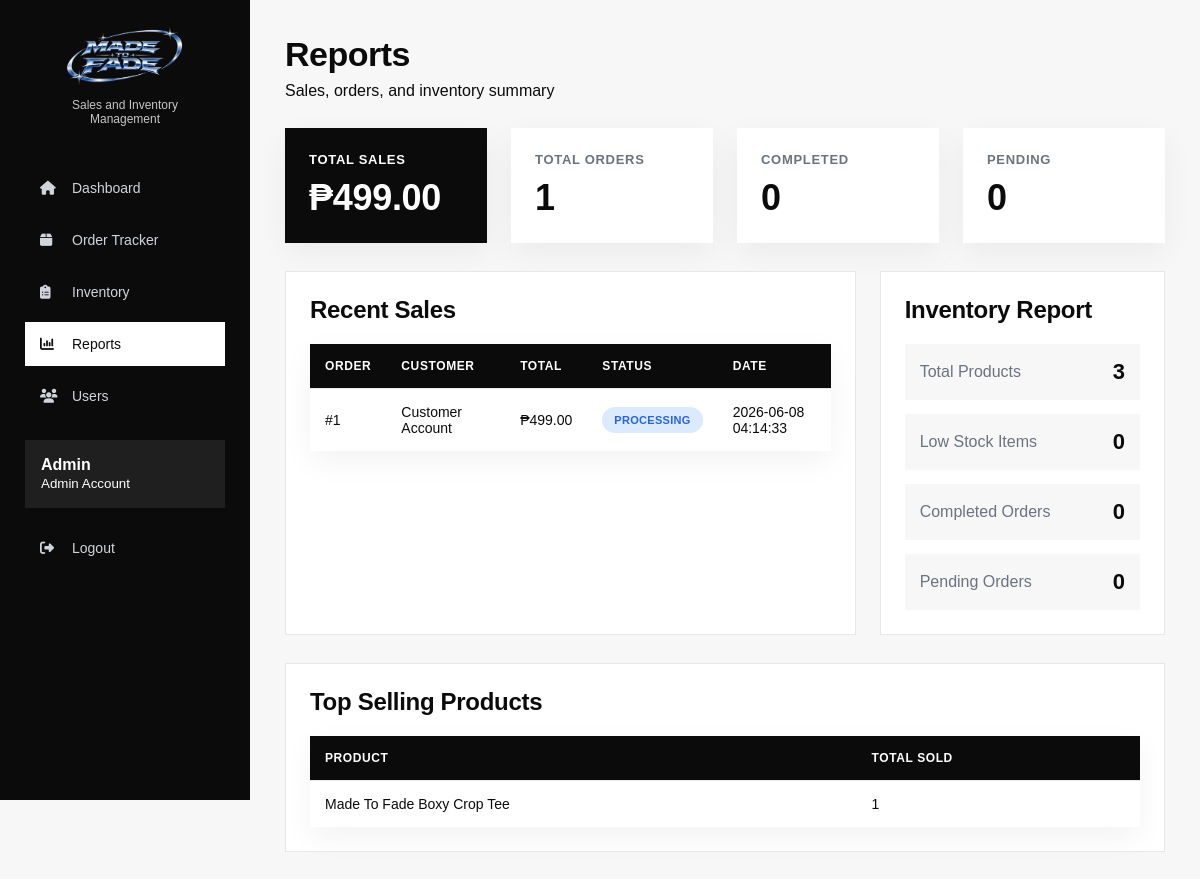
Page /admin/analytics.php (signed in) on the earlier database version.
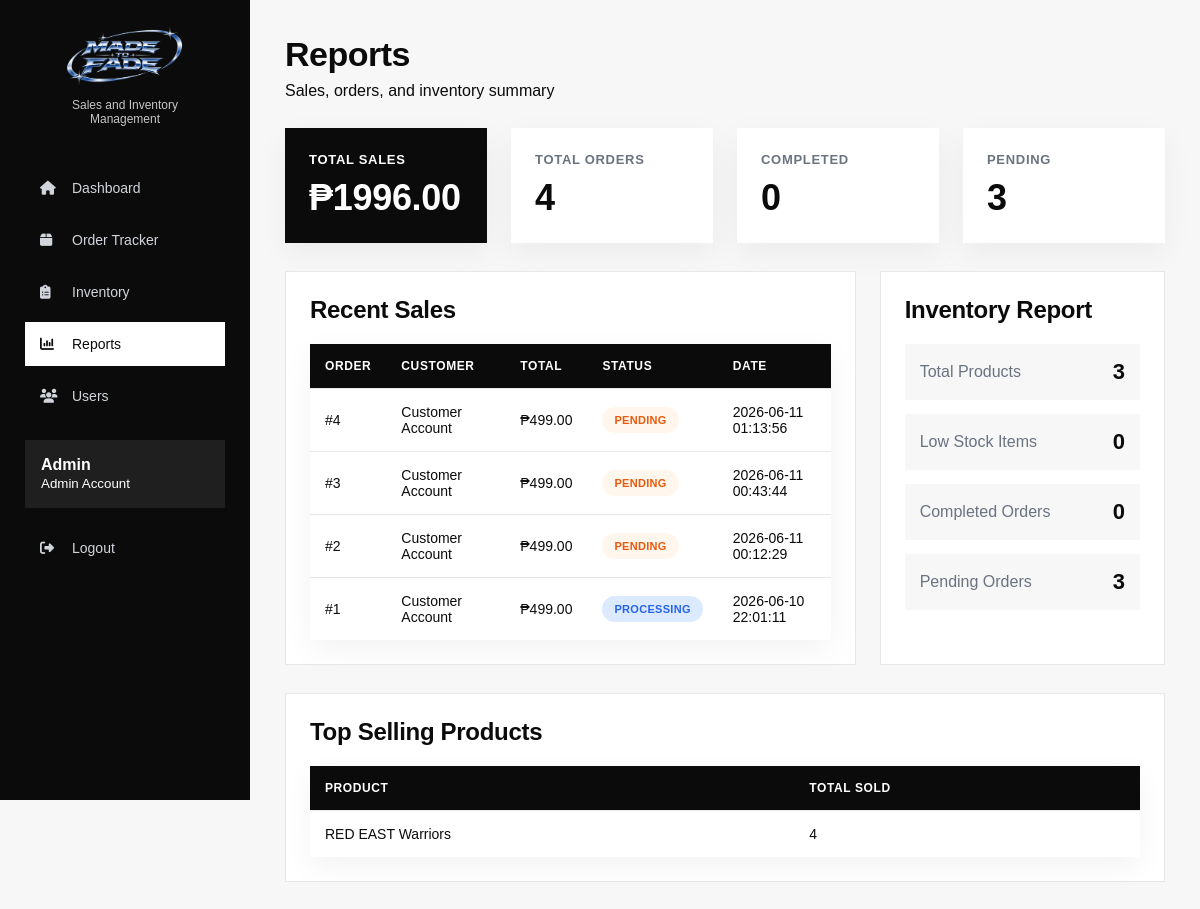
Same page on the later database version.
### tables this page shows
CREATE TABLE `orders` (
  `id` int(11) NOT NULL,
  `customer_id` int(11) DEFAULT NULL,
  `courier_id` int(11) DEFAULT NULL,
  `total` decimal(10,2) DEFAULT NULL,
  `order_status` varchar(50) DEFAULT NULL,
  `delivery_status` varchar(50) DEFAULT NULL,
  `payment_method` varchar(50) DEFAULT NULL,
  `payment_status` varchar(50) DEFAULT 'Pending',
  `stock_deducted` varchar(10) DEFAULT 'No',
  `proof_image` varchar(255) DEFAULT NULL,
  `payment_proof` varchar(255) DEFAULT NULL,
  `address` varchar(255) DEFAULT NULL,
  `contact_number` varchar(20) DEFAULT NULL,
  `date_created` timestamp NULL DEFAULT current_timestamp(),
  `payment_screenshot` varchar(255) DEFAULT NULL,
  `payment_reference` varchar(100) DEFAULT NULL,
  `payment_reject_reason` varchar(255) DEFAULT NULL
);

CREATE TABLE `users` (
  `id` int(11) NOT NULL,
  `fullname` varchar(100) DEFAULT NULL,
  `username` varchar(50) DEFAULT NULL,
  `password` varchar(100) DEFAULT NULL,
  `role` varchar(20) DEFAULT NULL
);

### admin/analytics.php (the view, shortened to what this page needs)
<?php
include "../includes/config.php";
$total_sales = mysqli_fetch_assoc(mysqli_query($conn,
"SELECT SUM(total) AS total FROM orders"));
$total_orders = mysqli_fetch_assoc(mysqli_query($conn,
"SELECT COUNT(*) AS total FROM orders"));
$completed_orders = mysqli_fetch_assoc(mysqli_query($conn,
"SELECT COUNT(*) AS total FROM orders WHERE order_status='Completed'"));
$pending_orders = mysqli_fetch_assoc(mysqli_query($conn,
"SELECT COUNT(*) AS total FROM orders WHERE order_status='Pending'"));
$total_products = mysqli_fetch_assoc(mysqli_query($conn,
"SELECT COUNT(*) AS total FROM products"));
$low_stock = mysqli_fetch_assoc(mysqli_query($conn,
"SELECT COUNT(*) AS total FROM products WHERE stock <= 5"));
$top_products = mysqli_query($conn,
"SELECT products.name, SUM(order_items.quantity) AS sold
 FROM order_items
 JOIN products ON order_items.product_id = products.id
 GROUP BY products.id
 ORDER BY sold DESC
 LIMIT 5");
$recent_sales = mysqli_query($conn,
"SELECT orders.*, users.fullname
 FROM orders
 JOIN users ON orders.customer_id = users.id
 ORDER BY orders.id DESC
 LIMIT 8");
?>
<!DOCTYPE html>
<html>
<head>
    <link rel="stylesheet" href="../css/style.css">
    <link rel="stylesheet"
    href="https://cdnjs.cloudflare.com/ajax/libs/font-awesome/6.5.1/css/all.min.css">
</head>
<body>
<div class="layout">
<?php include "sidebar.php"; ?>
<div class="main-content">
<h1>Reports</h1>
<p>Sales, orders, and inventory summary</p>
<div class="dashboard-cards">
    <div class="dashboard-card blue-card">
        <h3>Total Sales</h3>
        <h2>₱<?php echo $total_sales['total'] ?? 0; ?></h2>
    </div>
    <div class="dashboard-card">
        <h3>Total Orders</h3>
        <h2><?php echo $total_orders['total']; ?></h2>
    </div>
    <div class="dashboard-card">
        <h3>Completed</h3>
        <h2><?php echo $completed_orders['total']; ?></h2>
    </div>
    <div class="dashboard-card">
        <h3>Pending</h3>
        <h2><?php echo $pending_orders['total']; ?></h2>
    </div>
</div>
<div class="dashboard-grid">
    <div class="panel">
        <h2>Recent Sales</h2>
        <table>
            <tr>
                <th>Order</th>
                <th>Customer</th>
                <th>Total</th>
                <th>Status</th>
                <th>Date</th>
            </tr>
            <?php while($row = mysqli_fetch_assoc($recent_sales)){ ?>
            <tr>
                <td>#<?php echo $row['id']; ?></td>
                <td><?php echo $row['fullname']; ?></td>
                <td>₱<?php echo $row['total']; ?></td>
                <td>
                    <?php
                    $class = "pending";
                    if($row['order_status'] == "Processing"){
                        $class = "processing";
                    }
                    ?>
                    <span class="status <?php echo $class; ?>">
                        <?php echo $row['order_status']; ?>
                    </span>
                </td>
                <td><?php echo $row['date_created']; ?></td>
            </tr>
            <?php } ?>
        </table>
    </div>
    <div class="panel">
        <h2>Inventory Report</h2>
        <div class="report-list">
            <div>
                <span>Total Products</span>
                <strong><?php echo $total_products['total']; ?></strong>
            </div>
            <div>
                <span>Low Stock Items</span>
                <strong><?php echo $low_stock['total']; ?></strong>
            </div>
            <div>
                <span>Completed Orders</span>
                <strong><?php echo $completed_orders['total']; ?></strong>
            </div>
            <div>
                <span>Pending Orders</span>
                <strong><?php echo $pending_orders['total']; ?></strong>
            </div>
        </div>
    </div>
</div>
<div class="panel">
    <h2>Top Selling Products</h2>
    <table>
        <tr>
            <th>Product</th>
            <th>Total Sold</th>
        </tr>
        <?php while($row = mysqli_fetch_assoc($top_products)){ ?>
        <tr>
            <td><?php echo $row['name']; ?></td>
            <td><?php echo $row['sold']; ?></td>
        </tr>
        <?php } ?>
    </table>
</div>
</div>
</div>
</body>
</html>

### admin/sidebar.php
<?php
$current_page = basename($_SERVER['PHP_SELF']);
?>
<div class="sidebar">
    <div class="logo-area">
        <img src="../images/logo.png" alt="Logo">
        <p>Sales and Inventory<br>Management</p>
    </div>
    <a href="dashboard.php" class="menu-item <?php if($current_page == 'dashboard.php') echo 'active'; ?>">
        <i class="fa-solid fa-house"></i>
        Dashboard
    </a>
    <a href="orders.php" class="menu-item <?php if($current_page == 'orders.php' || $current_page == 'order_details.php') echo 'active'; ?>">
        <i class="fa-solid fa-box"></i>
        Order Tracker
    </a>
    <a href="products.php" class="menu-item <?php if($current_page == 'products.php') echo 'active'; ?>">
        <i class="fa-solid fa-clipboard-list"></i>
        Inventory
    </a>
    <a href="analytics.php" class="menu-item <?php if($current_page == 'analytics.php') echo 'active'; ?>">
        <i class="fa-solid fa-chart-column"></i>
        Reports
    </a>
    <a href="users.php" class="menu-item <?php if($current_page == 'users.php') echo 'active'; ?>">
        <i class="fa-solid fa-users"></i>
        Users
    </a>
    <div class="admin-profile">
        <strong>Admin</strong><br>
        <small><?php echo $_SESSION['fullname']; ?></small>
    </div>
    <br>
    <a href="../logout.php" class="menu-item logout">
        <i class="fa-solid fa-right-from-bracket"></i>
        Logout
    </a>
</div>

### css/style.css (style rules this page uses)
* { box-sizing:border-box; }
:root { --black:#0B0B0B; --dark:#111111; --charcoal:#1F1F1F; --gray:#6B7280; --light-gray:#E5E7EB; --soft:#F7F7F7; --white:#FFFFFF; --accent:#7D93B2; --success-bg:#DCFCE7; --success-text:#15803D; --warning-bg:#FFF7ED; --warning-text:#EA580C; --info-bg:#DBEAFE; --info-text:#2563EB; --purple-bg:#EDE9FE; --purple-text:#7C3AED; --danger-bg:#FEE2E2; --danger-text:#DC2626; }
body { margin:0; font-family:Arial, sans-serif; background:var(--soft); color:var(--black); }
a { text-decoration:none; color:inherit; }
h1,h2,h3,p { margin-top:0; }
h1 { font-size:34px; letter-spacing:-.5px; margin-bottom:8px; }
h2 { font-size:24px; letter-spacing:-.3px; }
h3 { margin-top:10px; }
.logo-area { display:flex; align-items:center; gap:12px; margin:0; }
.logo-area img { width:78px; height:78px; object-fit:contain; }
.card, .dashboard-card, .panel, .action-card, .form-container { background:var(--white); border:1px solid var(--light-gray); border-radius:0; padding:24px; }
.panel { margin-bottom:28px; }
.products, .dashboard-cards, .quick-actions, .mini-products, .dashboard-grid, .product-form, .checkout-form, .profile-form { display:grid; gap:24px; }
.dashboard-cards, .quick-actions { grid-template-columns:repeat(4,1fr); margin:28px 0; }
.dashboard-grid { grid-template-columns:2fr 1fr; }
.layout { display:flex; min-height:100vh; }
.sidebar { width:250px; background:var(--black); color:white; padding:25px; position:sticky; top:0; height:100vh; }
.sidebar .logo-area { justify-content:center; margin-bottom:28px; flex-direction:column; }
.sidebar .logo-area img { width:120px; height:auto; }
.sidebar .logo-area p { font-size:12px; color:#C7C7C7; text-align:center; }
.menu-item { display:flex; align-items:center; gap:12px; padding:14px 15px; margin-bottom:8px; color:#D1D5DB; transition:.2s ease; font-size:14px; }
.menu-item.active { background:white; color:var(--black); }
.menu-item i { width:20px; }
.admin-profile { margin-top:22px; padding:16px; background:var(--charcoal); color:white; }
.main-content { flex:1; padding:35px; overflow-x:auto; }
.dashboard-card { transition:.25s ease; border:none; box-shadow:0 10px 30px rgba(0,0,0,.05); }
.dashboard-card h3 { color:var(--gray); font-size:13px; margin:0; text-transform:uppercase; letter-spacing:.7px; }
.dashboard-card h2 { font-size:36px; margin:10px 0 0; color:var(--black); }
.blue-card { background:var(--black); color:white; }
.blue-card h2, .blue-card h3, .blue-card p { color:white; }
table { width:100%; border-collapse:separate; border-spacing:0; background:white; border:none; overflow:hidden; box-shadow:0 10px 30px rgba(0,0,0,.05); }
th, td { padding:15px; text-align:left; border-bottom:1px solid var(--light-gray); font-size:14px; vertical-align:middle; }
th { background:var(--black); color:white; font-size:12px; font-weight:700; text-transform:uppercase; letter-spacing:.6px; }
tr:last-child td { border-bottom:none; }
.status { padding:7px 12px; border-radius:999px; font-size:11px; font-weight:700; display:inline-block; text-transform:uppercase; letter-spacing:.3px; }
.pending, .preparing { background:var(--warning-bg); color:var(--warning-text); }
.processing, .delivery { background:var(--info-bg); color:var(--info-text); }
.report-list { display:grid; gap:14px; }
.report-list div { display:flex; justify-content:space-between; align-items:center; background:var(--soft); padding:15px; }
.report-list span { color:var(--gray); }
.report-list strong { font-size:22px; color:var(--black); }

Differences in the rows shown:
added orders: id "4", users.fullname "Customer Account", total "499.00", order_status "PENDING", date_created "2026-06-11 01:13:56"
added orders: id "3", users.fullname "Customer Account", total "499.00", order_status "PENDING", date_created "2026-06-11 00:43:44"
added orders: id "2", users.fullname "Customer Account", total "499.00", order_status "PENDING", date_created "2026-06-11 00:12:29"
changed orders "PROCESSING": date_created "2026-06-08 04:14:33" → "2026-06-10 22:01:11"
Other differences:
$total_sales['total']: "499.00" → "1996.00"
$total_orders['total']: "1" → "4"
$pending_orders['total']: "0" → "3"
new list line: "RED EAST Warriors 4"
list line gone: "Made To Fade Boxy Crop Tee 1"
